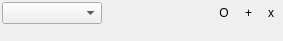
<?xml version="1.0" encoding="UTF-8"?>
<ui version="4.0">
 <class>DockTitleBar</class>
 <widget class="QWidget" name="DockTitleBar">
  <property name="geometry">
   <rect>
    <x>0</x>
    <y>0</y>
    <width>283</width>
    <height>41</height>
   </rect>
  </property>
  <property name="sizePolicy">
   <sizepolicy hsizetype="Expanding" vsizetype="Expanding">
    <horstretch>0</horstretch>
    <verstretch>0</verstretch>
   </sizepolicy>
  </property>
  <property name="windowTitle">
   <string>Form</string>
  </property>
  <property name="locale">
   <locale language="English" country="UnitedStates"/>
  </property>
  <layout class="QVBoxLayout" name="verticalLayout">
   <property name="spacing">
    <number>2</number>
   </property>
   <property name="leftMargin">
    <number>2</number>
   </property>
   <property name="topMargin">
    <number>2</number>
   </property>
   <property name="rightMargin">
    <number>2</number>
   </property>
   <property name="bottomMargin">
    <number>2</number>
   </property>
   <item>
    <layout class="QHBoxLayout" name="horizontalLayout">
     <item>
      <widget class="QComboBox" name="comboBox">
       <property name="minimumSize">
        <size>
         <width>100</width>
         <height>0</height>
        </size>
       </property>
      </widget>
     </item>
     <item>
      <spacer name="horizontalSpacer">
       <property name="orientation">
        <enum>Qt::Horizontal</enum>
       </property>
       <property name="sizeHint" stdset="0">
        <size>
         <width>40</width>
         <height>20</height>
        </size>
       </property>
      </spacer>
     </item>
     <item>
      <widget class="QToolButton" name="displayOptionsButton">
       <property name="text">
        <string>O</string>
       </property>
       <property name="checkable">
        <bool>true</bool>
       </property>
       <property name="autoRaise">
        <bool>true</bool>
       </property>
      </widget>
     </item>
     <item>
      <widget class="QToolButton" name="addDockButton">
       <property name="text">
        <string>+</string>
       </property>
       <property name="icon">
        <iconset>
         <normaloff>pics/32x32/list-add.png</normaloff>pics/32x32/list-add.png</iconset>
       </property>
       <property name="checkable">
        <bool>false</bool>
       </property>
       <property name="autoRepeat">
        <bool>false</bool>
       </property>
       <property name="autoRaise">
        <bool>true</bool>
       </property>
      </widget>
     </item>
     <item>
      <widget class="QToolButton" name="closeButton">
       <property name="text">
        <string>x</string>
       </property>
       <property name="autoRaise">
        <bool>true</bool>
       </property>
      </widget>
     </item>
    </layout>
   </item>
   <item>
    <widget class="QWidget" name="emptyDrawerWidget" native="true">
     <property name="sizePolicy">
      <sizepolicy hsizetype="Preferred" vsizetype="Expanding">
       <horstretch>0</horstretch>
       <verstretch>0</verstretch>
      </sizepolicy>
     </property>
    </widget>
   </item>
  </layout>
 </widget>
 <resources/>
 <connections/>
</ui>
